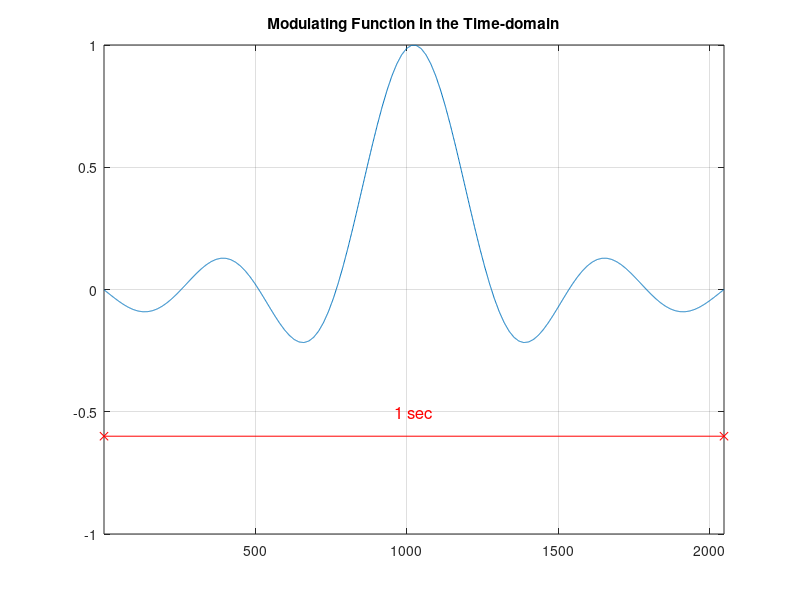
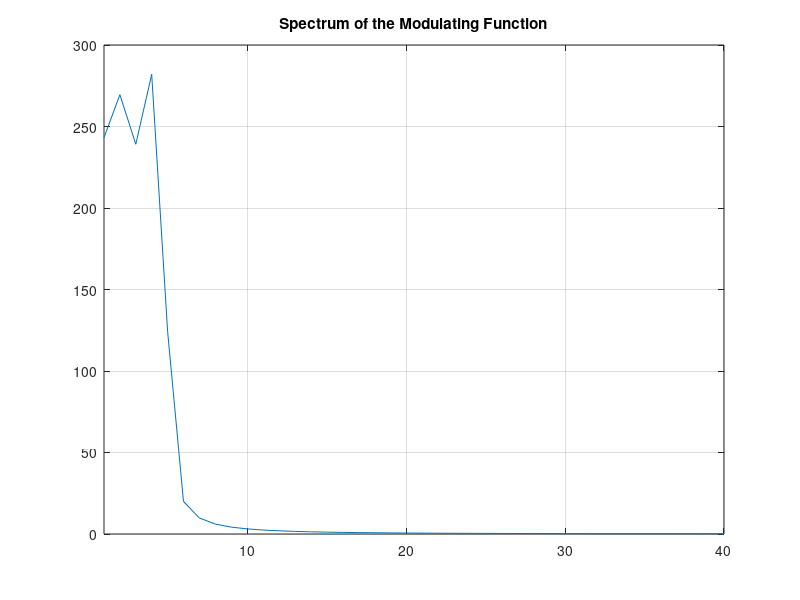
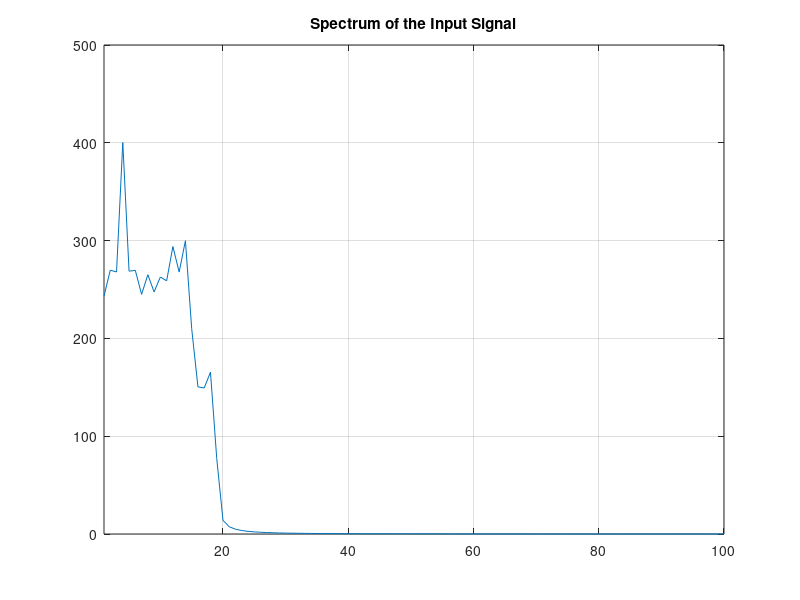
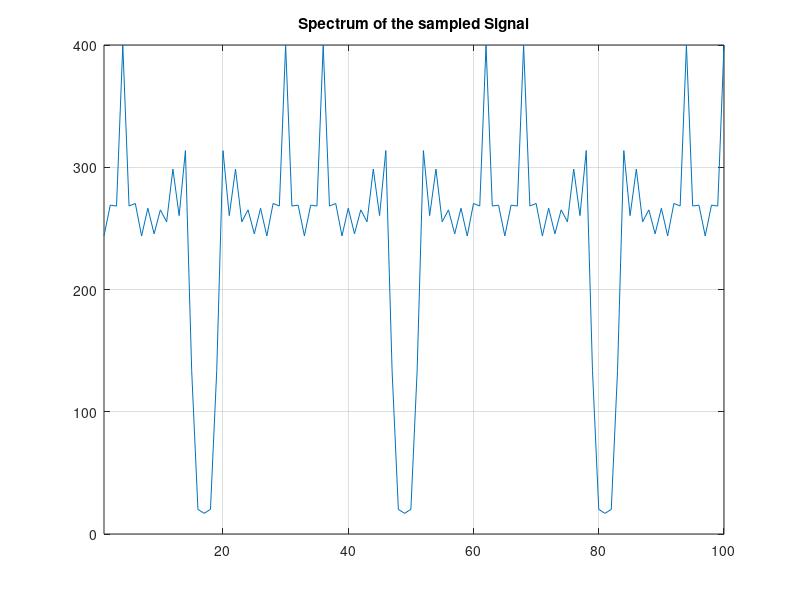

These figures' MATLAB source, in order:
%%%%%%%%%%%%%%%%%%%%%%%%%%%%%%%%%%%%%%%%%%%%%%%%%%%%%%%%%%%%%%%%%%%%%%%%%%%
%                              Example 1.1                                %
%%%%%%%%%%%%%%%%%%%%%%%%%%%%%%%%%%%%%%%%%%%%%%%%%%%%%%%%%%%%%%%%%%%%%%%%%%%

%-------------------------Simulation parameters---------------------------%
%                                                                         %
%   The number of points used in the simulation equals the main clock     %
%   frequency = 2048 Hz. The sampling frequency is 2048 Hz / 64 = 32 Hz.  %
%   The input signal is a truncated  sin(wt)/(wt) function.               %
%                                                                         %
%-------------------------------------------------------------------------%

clear all;            
points=2^11;           
S=64;                   % sampling period
t=[1:points];           % clock-times (x 2048) used in the simulation
N=128;                  % number of points used in the modulating function

tt=8*pi*[(0:N-1)/(N-1)]-4*pi+0.001;    
w=(sin(tt)./tt)';       % the above 0.001 shift avoids 0/0 in the sin(x)/x
tw=[0:N-1];
tw=tw*points/(N-1);
y=interp1(tw,w,t)  ;    % interpolation of w

%---------------------------Graphics--------------------------------------%
%                                                                         %
%    figure(1) --> Fig 1.5 page 6                                         %
%    figure(2) --> Fig 1.6 page 7                                         %
%                                                                         %
%-------------------------------------------------------------------------%

figure(1);
plot(y);
grid on;
title('Modulating Function in the Time-domain')
axis([1 points -1 1]); 
sp=abs(fft(y));         % spectrum of the pseudo sinc function
hold on;
plot([1 points],[-0.6 -0.6],'r-x');
hold off;
text(points/2,-0.5,'1 sec', 'HorizontalAlignment','center', 'Fontsize',...
    12, 'Color', 'r');

figure(2)
plot(sp(1:40));
title('Spectrum of the Modulating Function');
grid on;
xlim([1,40]);

%-------------------------------------------------------------------------%
%                                                                         %
%        Modulation of the truncate sinc with pure sine waves             %
%                                                                         %
%-------------------------------------------------------------------------%

f1=1/1024;              % frequencies
f2=3/1024;
f3=5/1024;
f4=7/1024;
sin1=sin(2*pi*f1*t);    % sinewaves
sin2=sin(2*pi*f2*t);
sin3=sin(2*pi*f3*t);
sin4=sin(2*pi*f4*t);
k0=1;                 % amplitudes of components�
k1=1;
k2=1;
k3=1;
k4=1.2;
%-------------------------------------------------------------------------%
%                                                                         %
%                Weigthed superposition of components                     %
%                                                                         %
%-------------------------------------------------------------------------%

yout=k0*y+k1*y.*sin1+k2*y.*sin2+k3*y.*sin3+k4*y.*sin4;

%-------------------------------------------------------------------------%
%                                                                         %
%                               Sampling                                  %
%                                                                         %
%-------------------------------------------------------------------------%

index=1;
b=S;
for i=1:points
    if i<b
        ysamp(i)=0;
    end
    if i==b
        ysamp(i)=yout(index)*S;
        b=b+S;
        index=index+S;
    end
end

%---------------------------Graphics--------------------------------------%
%                                                                         %
%    figure(3) --> Fig 1.7 page 7                                         %
%    figure(4) --> Fig 1.8 page 8                                         %
%                                                                         %
%-------------------------------------------------------------------------%

sp=abs(fft(yout));      % spectrum of the signal before sampling
figure(3)
plot(sp(1:100));
title('Spectrum of the Input Signal')
grid on;
xlim([1,100]);

figure(4)
sp=abs(fft(ysamp));     % spectrum of the sampled signal
plot(sp(1:100));
title('Spectrum of the sampled Signal')
grid on;
xlim([1,100])